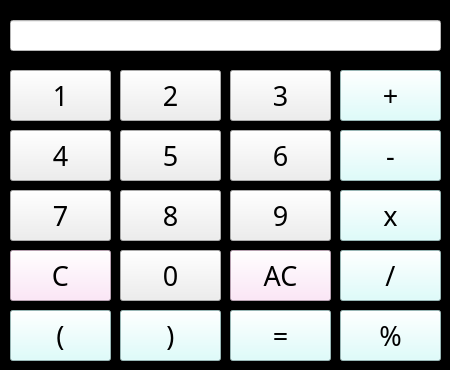
<?xml version="1.0" encoding="UTF-8"?>
<ui version="4.0">
 <class>IMLCalc</class>
 <widget class="QWidget" name="IMLCalc">
  <property name="geometry">
   <rect>
    <x>0</x>
    <y>0</y>
    <width>450</width>
    <height>370</height>
   </rect>
  </property>
  <property name="windowTitle">
   <string>IMLCalc</string>
  </property>
  <property name="windowIcon">
   <iconset>
    <normaloff>calculator-interface-symbol_318-65751.jpg</normaloff>calculator-interface-symbol_318-65751.jpg</iconset>
  </property>
  <property name="styleSheet">
   <string notr="true">background-color: rgb(83, 83, 83);
background-color: rgb(0, 0, 0);</string>
  </property>
  <widget class="QPushButton" name="btn1">
   <property name="geometry">
    <rect>
     <x>10</x>
     <y>70</y>
     <width>101</width>
     <height>51</height>
    </rect>
   </property>
   <property name="font">
    <font>
     <family>Agency FB</family>
     <pointsize>20</pointsize>
    </font>
   </property>
   <property name="styleSheet">
    <string notr="true">background-color: rgb(255, 255, 255);
background-color: rgb(238, 238, 238);</string>
   </property>
   <property name="text">
    <string>1</string>
   </property>
  </widget>
  <widget class="QPushButton" name="btn2">
   <property name="geometry">
    <rect>
     <x>120</x>
     <y>70</y>
     <width>101</width>
     <height>51</height>
    </rect>
   </property>
   <property name="font">
    <font>
     <family>Agency FB</family>
     <pointsize>20</pointsize>
    </font>
   </property>
   <property name="styleSheet">
    <string notr="true">background-color: rgb(255, 255, 255);
background-color: rgb(238, 238, 238);</string>
   </property>
   <property name="text">
    <string>2</string>
   </property>
  </widget>
  <widget class="QPushButton" name="btn3">
   <property name="geometry">
    <rect>
     <x>230</x>
     <y>70</y>
     <width>101</width>
     <height>51</height>
    </rect>
   </property>
   <property name="font">
    <font>
     <family>Agency FB</family>
     <pointsize>20</pointsize>
    </font>
   </property>
   <property name="styleSheet">
    <string notr="true">background-color: rgb(255, 255, 255);
background-color: rgb(238, 238, 238);</string>
   </property>
   <property name="text">
    <string>3</string>
   </property>
  </widget>
  <widget class="QPushButton" name="btnplus">
   <property name="geometry">
    <rect>
     <x>340</x>
     <y>70</y>
     <width>101</width>
     <height>51</height>
    </rect>
   </property>
   <property name="font">
    <font>
     <family>Agency FB</family>
     <pointsize>20</pointsize>
    </font>
   </property>
   <property name="styleSheet">
    <string notr="true">background-color:rgb(213, 255, 253)</string>
   </property>
   <property name="text">
    <string>+</string>
   </property>
  </widget>
  <widget class="QPushButton" name="btnminus">
   <property name="geometry">
    <rect>
     <x>340</x>
     <y>130</y>
     <width>101</width>
     <height>51</height>
    </rect>
   </property>
   <property name="font">
    <font>
     <family>Agency FB</family>
     <pointsize>20</pointsize>
    </font>
   </property>
   <property name="styleSheet">
    <string notr="true">background-color:rgb(213, 255, 253)</string>
   </property>
   <property name="text">
    <string>-</string>
   </property>
  </widget>
  <widget class="QPushButton" name="btn4">
   <property name="geometry">
    <rect>
     <x>10</x>
     <y>130</y>
     <width>101</width>
     <height>51</height>
    </rect>
   </property>
   <property name="font">
    <font>
     <family>Agency FB</family>
     <pointsize>20</pointsize>
    </font>
   </property>
   <property name="styleSheet">
    <string notr="true">background-color: rgb(255, 255, 255);
background-color: rgb(238, 238, 238);</string>
   </property>
   <property name="text">
    <string>4</string>
   </property>
  </widget>
  <widget class="QPushButton" name="btn6">
   <property name="geometry">
    <rect>
     <x>230</x>
     <y>130</y>
     <width>101</width>
     <height>51</height>
    </rect>
   </property>
   <property name="font">
    <font>
     <family>Agency FB</family>
     <pointsize>20</pointsize>
    </font>
   </property>
   <property name="styleSheet">
    <string notr="true">background-color: rgb(255, 255, 255);
background-color: rgb(238, 238, 238);</string>
   </property>
   <property name="text">
    <string>6</string>
   </property>
   <property name="checkable">
    <bool>false</bool>
   </property>
  </widget>
  <widget class="QPushButton" name="btn5">
   <property name="geometry">
    <rect>
     <x>120</x>
     <y>130</y>
     <width>101</width>
     <height>51</height>
    </rect>
   </property>
   <property name="font">
    <font>
     <family>Agency FB</family>
     <pointsize>20</pointsize>
    </font>
   </property>
   <property name="styleSheet">
    <string notr="true">background-color: rgb(255, 255, 255);
background-color: rgb(238, 238, 238);</string>
   </property>
   <property name="text">
    <string>5</string>
   </property>
  </widget>
  <widget class="QPushButton" name="btnmul">
   <property name="geometry">
    <rect>
     <x>340</x>
     <y>190</y>
     <width>101</width>
     <height>51</height>
    </rect>
   </property>
   <property name="font">
    <font>
     <family>Agency FB</family>
     <pointsize>20</pointsize>
    </font>
   </property>
   <property name="styleSheet">
    <string notr="true">background-color:rgb(213, 255, 253)</string>
   </property>
   <property name="text">
    <string>x</string>
   </property>
  </widget>
  <widget class="QPushButton" name="btn7">
   <property name="geometry">
    <rect>
     <x>10</x>
     <y>190</y>
     <width>101</width>
     <height>51</height>
    </rect>
   </property>
   <property name="font">
    <font>
     <family>Agency FB</family>
     <pointsize>20</pointsize>
    </font>
   </property>
   <property name="styleSheet">
    <string notr="true">background-color: rgb(255, 255, 255);
background-color: rgb(238, 238, 238);</string>
   </property>
   <property name="text">
    <string>7</string>
   </property>
  </widget>
  <widget class="QPushButton" name="btn9">
   <property name="geometry">
    <rect>
     <x>230</x>
     <y>190</y>
     <width>101</width>
     <height>51</height>
    </rect>
   </property>
   <property name="font">
    <font>
     <family>Agency FB</family>
     <pointsize>20</pointsize>
    </font>
   </property>
   <property name="styleSheet">
    <string notr="true">background-color: rgb(255, 255, 255);
background-color: rgb(238, 238, 238);</string>
   </property>
   <property name="text">
    <string>9</string>
   </property>
  </widget>
  <widget class="QPushButton" name="btn8">
   <property name="geometry">
    <rect>
     <x>120</x>
     <y>190</y>
     <width>101</width>
     <height>51</height>
    </rect>
   </property>
   <property name="font">
    <font>
     <family>Agency FB</family>
     <pointsize>20</pointsize>
    </font>
   </property>
   <property name="styleSheet">
    <string notr="true">background-color: rgb(255, 255, 255);
background-color: rgb(238, 238, 238);</string>
   </property>
   <property name="text">
    <string>8</string>
   </property>
  </widget>
  <widget class="QPushButton" name="btndiv">
   <property name="geometry">
    <rect>
     <x>340</x>
     <y>250</y>
     <width>101</width>
     <height>51</height>
    </rect>
   </property>
   <property name="font">
    <font>
     <family>Agency FB</family>
     <pointsize>20</pointsize>
    </font>
   </property>
   <property name="styleSheet">
    <string notr="true">background-color:rgb(213, 255, 253)</string>
   </property>
   <property name="text">
    <string>/</string>
   </property>
  </widget>
  <widget class="QPushButton" name="btnac">
   <property name="geometry">
    <rect>
     <x>230</x>
     <y>250</y>
     <width>101</width>
     <height>51</height>
    </rect>
   </property>
   <property name="font">
    <font>
     <family>Agency FB</family>
     <pointsize>20</pointsize>
    </font>
   </property>
   <property name="styleSheet">
    <string notr="true">background-color:rgb(255, 224, 247)</string>
   </property>
   <property name="text">
    <string>AC</string>
   </property>
  </widget>
  <widget class="QPushButton" name="btnenter">
   <property name="geometry">
    <rect>
     <x>230</x>
     <y>310</y>
     <width>101</width>
     <height>51</height>
    </rect>
   </property>
   <property name="font">
    <font>
     <family>Agency FB</family>
     <pointsize>20</pointsize>
    </font>
   </property>
   <property name="styleSheet">
    <string notr="true">background-color:rgb(213, 255, 253)</string>
   </property>
   <property name="text">
    <string>=</string>
   </property>
  </widget>
  <widget class="QPushButton" name="btn0">
   <property name="geometry">
    <rect>
     <x>120</x>
     <y>250</y>
     <width>101</width>
     <height>51</height>
    </rect>
   </property>
   <property name="font">
    <font>
     <family>Agency FB</family>
     <pointsize>20</pointsize>
    </font>
   </property>
   <property name="styleSheet">
    <string notr="true">background-color: rgb(255, 255, 255);
background-color: rgb(238, 238, 238);</string>
   </property>
   <property name="text">
    <string>0</string>
   </property>
  </widget>
  <widget class="QLineEdit" name="ledit">
   <property name="geometry">
    <rect>
     <x>10</x>
     <y>20</y>
     <width>431</width>
     <height>31</height>
    </rect>
   </property>
   <property name="font">
    <font>
     <family>Agency FB</family>
     <pointsize>20</pointsize>
    </font>
   </property>
   <property name="styleSheet">
    <string notr="true">background-color: rgb(255, 255, 255);</string>
   </property>
   <property name="alignment">
    <set>Qt::AlignRight|Qt::AlignTrailing|Qt::AlignVCenter</set>
   </property>
  </widget>
  <widget class="QPushButton" name="btnc">
   <property name="geometry">
    <rect>
     <x>10</x>
     <y>250</y>
     <width>101</width>
     <height>51</height>
    </rect>
   </property>
   <property name="font">
    <font>
     <family>Agency FB</family>
     <pointsize>20</pointsize>
    </font>
   </property>
   <property name="styleSheet">
    <string notr="true">background-color:rgb(255, 224, 247)</string>
   </property>
   <property name="text">
    <string>C</string>
   </property>
  </widget>
  <widget class="QPushButton" name="btndiv_2">
   <property name="geometry">
    <rect>
     <x>340</x>
     <y>310</y>
     <width>101</width>
     <height>51</height>
    </rect>
   </property>
   <property name="font">
    <font>
     <family>Agency FB</family>
     <pointsize>20</pointsize>
    </font>
   </property>
   <property name="styleSheet">
    <string notr="true">background-color:rgb(213, 255, 253)</string>
   </property>
   <property name="text">
    <string>%</string>
   </property>
  </widget>
  <widget class="QPushButton" name="btnopen">
   <property name="geometry">
    <rect>
     <x>10</x>
     <y>310</y>
     <width>101</width>
     <height>51</height>
    </rect>
   </property>
   <property name="font">
    <font>
     <family>Agency FB</family>
     <pointsize>20</pointsize>
    </font>
   </property>
   <property name="styleSheet">
    <string notr="true">background-color:rgb(213, 255, 253)</string>
   </property>
   <property name="text">
    <string>(</string>
   </property>
  </widget>
  <widget class="QPushButton" name="btnclose">
   <property name="geometry">
    <rect>
     <x>120</x>
     <y>310</y>
     <width>101</width>
     <height>51</height>
    </rect>
   </property>
   <property name="font">
    <font>
     <family>Agency FB</family>
     <pointsize>20</pointsize>
    </font>
   </property>
   <property name="styleSheet">
    <string notr="true">background-color:rgb(213, 255, 253)</string>
   </property>
   <property name="text">
    <string>)</string>
   </property>
  </widget>
 </widget>
 <resources/>
 <connections>
  <connection>
   <sender>btnac</sender>
   <signal>clicked()</signal>
   <receiver>ledit</receiver>
   <slot>clear()</slot>
   <hints>
    <hint type="sourcelabel">
     <x>286</x>
     <y>271</y>
    </hint>
    <hint type="destinationlabel">
     <x>127</x>
     <y>37</y>
    </hint>
   </hints>
  </connection>
  <connection>
   <sender>btnc</sender>
   <signal>clicked()</signal>
   <receiver>IMLCalc</receiver>
   <slot>one_delete()</slot>
   <hints>
    <hint type="sourcelabel">
     <x>45</x>
     <y>279</y>
    </hint>
    <hint type="destinationlabel">
     <x>2</x>
     <y>269</y>
    </hint>
   </hints>
  </connection>
  <connection>
   <sender>btnenter</sender>
   <signal>clicked()</signal>
   <receiver>IMLCalc</receiver>
   <slot>answer()</slot>
   <hints>
    <hint type="sourcelabel">
     <x>295</x>
     <y>346</y>
    </hint>
    <hint type="destinationlabel">
     <x>333</x>
     <y>365</y>
    </hint>
   </hints>
  </connection>
  <connection>
   <sender>ledit</sender>
   <signal>editingFinished()</signal>
   <receiver>IMLCalc</receiver>
   <slot>answer()</slot>
   <hints>
    <hint type="sourcelabel">
     <x>386</x>
     <y>31</y>
    </hint>
    <hint type="destinationlabel">
     <x>384</x>
     <y>11</y>
    </hint>
   </hints>
  </connection>
 </connections>
 <slots>
  <slot>write_edit()</slot>
  <slot>one_delete()</slot>
  <slot>answer()</slot>
 </slots>
</ui>
